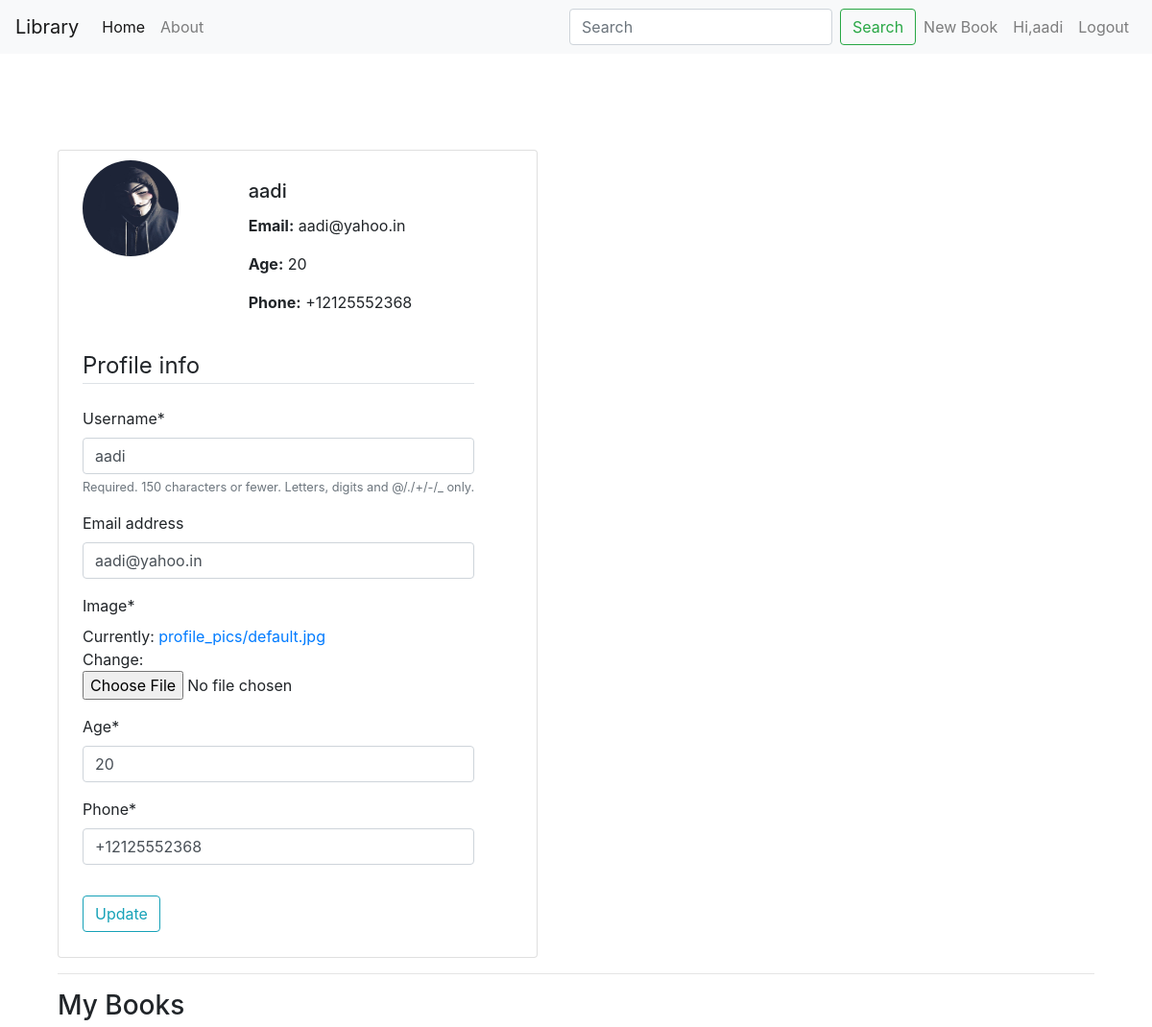
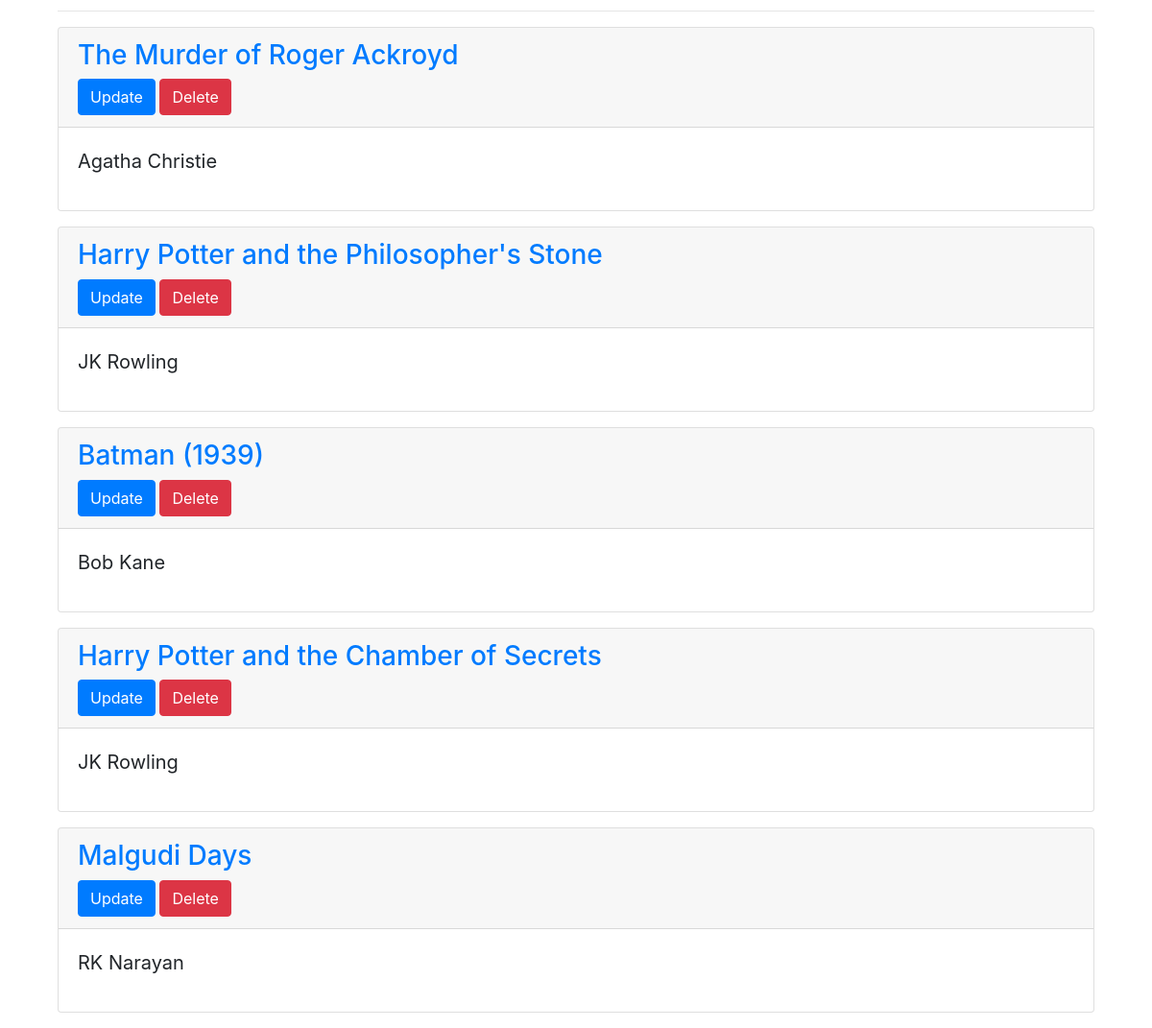
/profile/ (signed in), run on the app's committed database (2 pictures, top to bottom).
### users/models.py (models this page shows, shortened)
class Profile(models.Model):
	GENDER = (
		('M', 'male'),
		('F', 'female'),
	)
	user = models.OneToOneField(User, on_delete= models.CASCADE)
	age = models.IntegerField(
			default = 1,
			validators=[MaxValueValidator(120), MinValueValidator(1)]
		)
	phone = PhoneNumberField()
	gender = models.CharField(max_length = 1, choices=GENDER)
	image = models.ImageField(default='default.jpg', upload_to='profile_pics')

### books/models.py (models this page shows, shortened)
class Book(models.Model):
    title           = models.CharField(max_length=100)
    author          = models.CharField(max_length=100)
    publication		= models.CharField(max_length=100)
    myuser          = models.ForeignKey( User,
                                            on_delete = models.CASCADE
                                        )

### users/views.py (the view)
# urls.py: path('profile/', user_views.profile, name='profile'),
@login_required
def profile(request):
    curr_user = request.user
    curr_books = curr_user.book_set.all()
    if request.method == 'POST':
        u_form = UserUpdateForm(request.POST, instance = request.user)
        p_form = ProfileUpdateForm(request.POST, request.FILES, instance = request.user.profile)
        if u_form.is_valid() and p_form.is_valid():
            u_form.save()
            p_form.save()
            messages.success(request, f'Account updated !')
            return redirect('profile')
    else:
        u_form = UserUpdateForm(instance = request.user)
        p_form = ProfileUpdateForm(instance = request.user.profile)
    context = {
    'u_form':u_form,
    'p_form':p_form,
    'curr_books': curr_books,
    }
    return render(request, 'profile.html', context)

### users/forms.py
class UserUpdateForm(forms.ModelForm):
	class Meta:
		model = User
		fields = ['username', 'email']

class ProfileUpdateForm(forms.ModelForm):
	class Meta:
		model = Profile
		fields = ['image', 'age', 'phone']

### templates/profile.html
{% extends 'base.html' %}
{% load crispy_forms_tags %}
{% block content %}
<div class="container" style="padding-top: 100px">
    <div class="card mb-3 col-md-6" style="max-width: 500px;">
        <div class="row no-gutters" style="padding-left: 10px; padding-top: 10px; padding-bottom: 10px" >
            <div class="col-md-4">
                <img src="{{ user.profile.image.url }}" class="rounded-circle account-img"
                    style="width: 100px; height:100px;" alt="...">
            </div>
            <div class="col-md-8">
                <div class="card-body">
                    <h5 class="card-title">{{user.username}}</h5>
                    <p class="card-text">
                        <strong>Email:</strong>  {{user.email}}
                    </p>
                    <p>
                        <strong> Age:</strong> {{user.profile.age}}
                    </p>
                    <p>
                        <strong> Phone:</strong> {{user.profile.phone}}
                    </p>
                </div>
            </div>
            <form method="POST" enctype="multipart/form-data">{% csrf_token %}
                <fieldset class="form-group">
                    <legend class="border-bottom mb-4"> Profile info</legend>
                    {{ u_form|crispy }}
                    {{ p_form|crispy }}
                </fieldset>
                <div class="form-group">
                    <button class="btn btn-outline-info" type="submit">Update</button>
                </div>
            </form>
        </div>
    </div>
        <hr>
        <h3>My Books</h3>
        <hr>
    {% for book in curr_books %}
    <div class="card mb-3">
      <div class="card-header">
         <a href="{% url 'book-detail' book.id %}" title=""><h3> {{ book.title }} </h3></a>
            <a class="btn btn-primary" href="{% url 'book-update' book.id %}" title="">Update</a>
            <a class="btn btn-danger" href="{% url 'book-delete' book.id %}" title="">Delete</a>
      </div>
      <div class="card-body">
        <blockquote class="blockquote mb-0">
          <p>{{book.author}}</p>
        </blockquote>
      </div>
    </div>
    {% endfor %}
</div>
    {% endblock content %}

### templates/base.html (shortened to what this page needs)
<!doctype html>
{% load static %}
<html lang="en">
<head>
    <link rel="stylesheet" href="https://stackpath.bootstrapcdn.com/bootstrap/4.5.0/css/bootstrap.min.css"
>
</head>
<body>
    <nav class="navbar navbar-expand-lg navbar-light bg-light">
        <a class="navbar-brand" href="#">Library</a>
        <div class="collapse navbar-collapse" id="navbarNavDropdown">
            <ul class="navbar-nav">
                <li class="nav-item active">
                    <a class="nav-link" href="{% url 'home' %}">Home <span class="sr-only">(current)</span></a>
                </li>
                <li class="nav-item">
                    <a class="nav-link" href="#">About</a>
                </li>
            </ul>
            <ul class="navbar-nav ml-auto">
                <form method="get" action="/search" class="form-inline my-2 my-lg-0">
                    <input name="query" id="query" class="form-control mr-sm-2" type="search" placeholder="Search" aria-label="Search">
                    <button class="btn btn-outline-success my-2 my-sm-0" type="submit">Search</button>
                </form>
                {% if user.is_authenticated %}
                <li class="nav-item">
                    <a class="nav-link" href="{% url 'book-create'%}">New Book</a>
                </li>
                <li class="nav-item">
                    <a class="nav-link" href="{% url 'profile' %}">Hi,{{user.username}}</a>
                </li>
                <li class="nav-item">
                    <a class="nav-link" href="{% url 'logout' %}">Logout</a>
                </li>
                {% endif %}
            </ul>
        </div>
    </nav>
    <div class="container">
        {% block content %}
        {% endblock content %}
    </div>
</body>
</html>

### data on the page
Profile: age "20", phone "+12125552368"
Book: title "The Murder of Roger Ackroyd", author "Agatha Christie"
Book: title "Harry Potter and the Philosopher's Stone", author "JK Rowling"
Book: title "Batman (1939)", author "Bob Kane"
Book: title "Harry Potter and the Chamber of Secrets", author "JK Rowling"
Book: title "Malgudi Days", author "RK Narayan"

### other printed values
{{ user.username }} "aadi"
{{ user.email }} "aadi@yahoo.in"
{{ user.profile.age }} "20"
{{ user.profile.phone }} "+12125552368"
